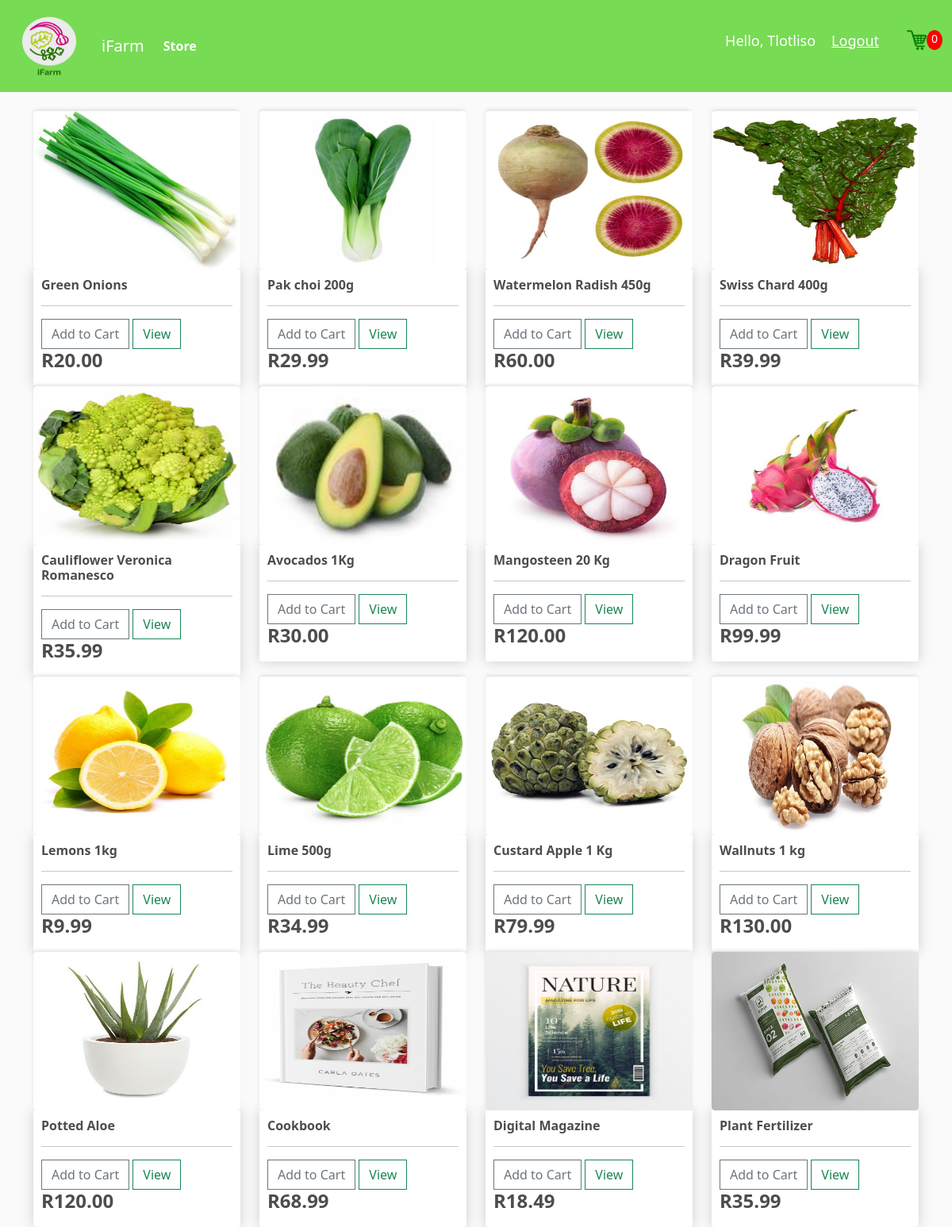
The app's page / (signed in) with its own data.
### iMarket/models.py (models this page shows, shortened)
class Product(models.Model):
    name = models.CharField(max_length=200, null=True)
    price = models.DecimalField(max_digits=7, decimal_places=2)
    digital = models.BooleanField(default= False, null=True, blank= True)
    image = models.ImageField(null=True, blank=True)
    @property
    def imageURL(self):
        try:
            url = self.image.url
        except:
            url = ''
        return url

### iMarket/views.py (the view)
# urls.py: path('', views.store, name="store"),
def store(request):
	data = cartData(request)
	cartItems = data['cartItems']
	order = data['order']
	items = data['items']
	products = Product.objects.all()
	context = {'products':products, 'cartItems':cartItems}
	return render(request, 'iMarket/store.html', context)

### iMarket/models.py (called while the page is built)
    @property
    def get_cart_items(self):
        orderitems = self.orderitem_set.all()
        total = sum([item.quantity for item in orderitems])
        return total

### iMarket/utils.py (called while the page is built)
def cartData(request):
    if request.user.is_authenticated:
        customer = request.user.customer
        order, created = Order.objects.get_or_create(customer = customer, complete=False)
        items = order.orderitem_set.all()
        cartItems = order.get_cart_items
    else:
        cookieData = cookieCart(request)
        cartItems = cookieData['cartItems']
        order = cookieData['order']
        items = cookieData['items']
    return{
        'cartItems': cartItems,
        'order': order,
        'items': items
}

### iMarket/templates/iMarket/store.html
{% extends 'iMarket/main.html' %}
{% load static %}
{% block content %}
<div class="row">
    {% for product in products %}
   <div class="col-lg-3">
       <img class="thumbnail" src="{{product.imageURL}}">
       <div class="box-element product">
           <h6><strong>{{product.name}}</strong></h6>
           <hr>
           <button data-product="{{product.id}}" data-action="add" class="btn btn-outline-secondary add-btn update-cart">Add to Cart</button>
            <a class="btn btn-outline-success" href="{{product.imageURL}}">View</a>
            <h4 style="display: inline-block"><strong>R{{product.price|floatformat:2}}</strong></h4>
       </div>
   </div>
    {% endfor %}
</div>
{% endblock content %}

### iMarket/templates/iMarket/main.html (shortened to what this page needs)
{% load static %}
<html>
<head>
    <link href="https://cdn.jsdelivr.net/npm/bootstrap@5.0.0-beta3/dist/css/bootstrap.min.css" rel="stylesheet"
>
    <link , href="{% static 'css/main.css' %}" rel="stylesheet" type="text/css">
</head>
<body>
    <nav class="navbar navbar-expand-lg navbar-dark bg-dark">
        <div class="container-fluid">
            <a class="navbar-brand" href="{% url 'store' %}">
                <img src="{% static 'images/logo.png' %}" width="100" height="90" alt="">
            </a>
            <a class="navbar-brand" href="{% url 'store' %}">iFarm</a>
                <ul class="navbar-nav ">
                    <li class="nav-item active">
                        <a class="nav-link" href="{% url 'store' %}"><strong>Store</strong></a>
                    </li>
                </ul>
                <div class="nav justify-content-center ms-auto">
                    {% if request.user.is_authenticated %}
                    <span class="hello-msg">Hello, {{request.user}}</span>
                    <span><a class="hello-msg" href="{% url 'logout' %}">Logout</a></span>
                    {% else %}
                    <a href="{% url 'login' %}" class="btn btn-outline-warning ">Login</a>
                    {% endif %}
                    <a href="{% url 'cart' %}">
                        <img id="cart-icon" src="{% static 'images/cart.png' %}">
                    </a>
                    <p id="cart-total">{{cartItems}}</p>
            </div>
        </div>
    </nav>
    <div class="container">
        <br>
        {% block content %}
        {% endblock content %}
    </div>
</body>
</html>

### static/css/main.css (style rules this page uses)
body { background-color: hsl(0, 0%, 98%); }
h1,h2,h3,h4,h5,h6 { color:hsl(0, 0%, 30%); }
.box-element { box-shadow:hsl(0, 0%, 80%) 0 0 16px; background-color: #fff; border-radius: 4px; padding: 10px; }
.thumbnail { width: 100%; height: 200px; border-radius: 2%; -webkit-box-shadow: -1px -3px 5px -2px rgba(214,214,214,1); -moz-box-shadow: -1px -3px 5px -2px rgba(214,214,214,1); box-shadow: -1px -3px 5px -2px rgba(214,214,214,1); }
.product { border-radius: 0 0 4px 4px; }
.bg-dark { background-color: #77db54!important; }
.nav-link { color:#fff!important; }
#cart-icon { width:25px; display: inline-block; margin-left: 15px; }
#cart-total { display: block; text-align: center; color:#fff; background-color: red; width: 20px; height: 25px; border-radius: 50%; font-size: 14px; }
.btn { border-radius: 0; }

### iMarket/templates/iMarket/main.html (style rules this page uses)
.hello-msg { font-size: 18px; color: #fff; margin-right: 20px; }

### records on screen
Product: imageURL (picture), name "Green Onions", price "20.00"
Product: imageURL (picture), name "Pak choi 200g", price "29.99"
Product: imageURL (picture), name "Watermelon Radish 450g", price "60.00"
Product: imageURL (picture), name "Swiss Chard 400g", price "39.99"
Product: imageURL (picture), name "Cauliflower Veronica Romanesco", price "35.99"
Product: imageURL (picture), name "Avocados 1Kg", price "30.00"
Product: imageURL (picture), name "Mangosteen 20 Kg", price "120.00"
Product: imageURL (picture), name "Dragon Fruit", price "99.99"
Product: imageURL (picture), name "Lemons 1kg", price "9.99"
Product: imageURL (picture), name "Lime 500g", price "34.99"
Product: imageURL (picture), name "Custard Apple 1 Kg", price "79.99"
Product: imageURL (picture), name "Wallnuts 1 kg", price "130.00"
Product: imageURL (picture), name "Potted Aloe", price "120.00"
Product: imageURL (picture), name "Cookbook", price "68.99"
Product: imageURL (picture), name "Digital Magazine", price "18.49"
Product: imageURL (picture), name "Plant Fertilizer", price "35.99"

### other values on screen
{{ request.user }} "Tlotliso"
{{ cartItems }} "0"
